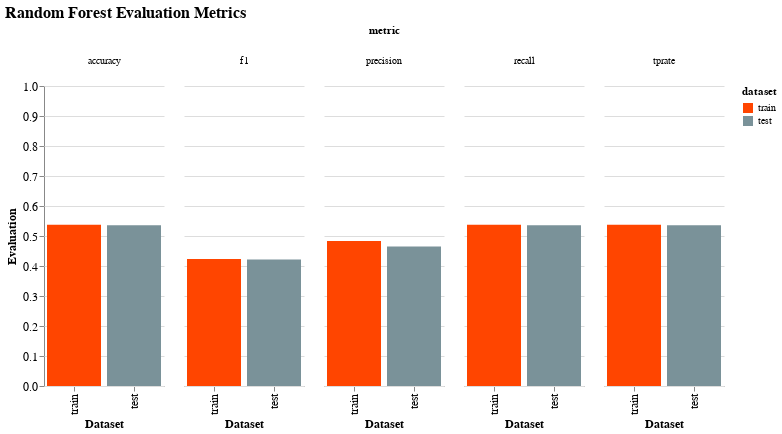

Notebook source saved alongside this figure:
### Code cell
domain_ = ['train', 'test']
range_ = ['#ff4500', '#7a9299'] # orca: 1b2426

# create the selection and color scheme for interaction
selection = alt.selection_single(fields = ['dataset'], name = 'Random')
color = alt.condition(selection,
                      alt.Color('dataset:N', scale=alt.Scale(domain=domain_, range=range_)),
                      alt.value('lightgray'))

# create the figure
bar = (alt.Chart(eval_df, width = 120)
 .mark_bar()
 .encode(y = alt.Y('value:Q', scale = alt.Scale(domain=[0, 1])),
         x = alt.X('dataset:N', sort = ['train', 'test']),
         color = color,
         column = alt.Column('metric:N', header = alt.Header(labelAngle = 0, labelOrient = 'top'))
        )
).add_selection(selection)

bar.title = 'Random Forest Evaluation Metrics'
bar.encoding.x.title = 'Dataset'
bar.encoding.y.title = 'Evaluation'

random_forest_eval = (bar).configure_view(strokeOpacity = 0).configure_axis(
    labelFontSize = 12,
    titleFontSize = 12
).configure_title(
    fontSize = 16
)

random_forest_eval

### Figure 1 — Vega-Lite specification as saved in the notebook (floating-point values rounded to 4 significant figures)
{"config": {"view": {"continuousWidth": 400, "continuousHeight": 300, "strokeOpacity": 0}, "axis": {"labelFontSize": 12, "titleFontSize": 12}, "title": {"fontSize": 16}}, "data": {"name": "data-8ad21c09ecb1a8c22a435ff862cd3c35"}, "mark": "bar", "encoding": {"color": {"condition": {"field": "dataset", "scale": {"domain": ["train", "test"], "range": ["#ff4500", "#7a9299"]}, "type": "nominal", "selection": "Random"}, "value": "lightgray"}, "column": {"field": "metric", "header": {"labelAngle": 0, "labelOrient": "top"}, "type": "nominal"}, "x": {"field": "dataset", "sort": ["train", "test"], "title": "Dataset", "type": "nominal"}, "y": {"field": "value", "scale": {"domain": [0, 1]}, "title": "Evaluation", "type": "quantitative"}}, "selection": {"Random": {"type": "single", "fields": ["dataset"]}}, "title": "Random Forest Evaluation Metrics", "width": 120, "$schema": "https://vega.github.io/schema/vega-lite/v4.17.0.json", "datasets": {"data-8ad21c09ecb1a8c22a435ff862cd3c35": [{"dataset": "train", "metric": "accuracy", "value": 0.5376}, {"dataset": "test", "metric": "accuracy", "value": 0.5361}, {"dataset": "train", "metric": "f1", "value": 0.4237}, {"dataset": "test", "metric": "f1", "value": 0.4216}, {"dataset": "train", "metric": "precision", "value": 0.4833}, {"dataset": "test", "metric": "precision", "value": 0.4647}, {"dataset": "train", "metric": "recall", "value": 0.5376}, {"dataset": "test", "metric": "recall", "value": 0.5361}, {"dataset": "train", "metric": "tprate", "value": 0.5376}, {"dataset": "test", "metric": "tprate", "value": 0.5361}]}}
